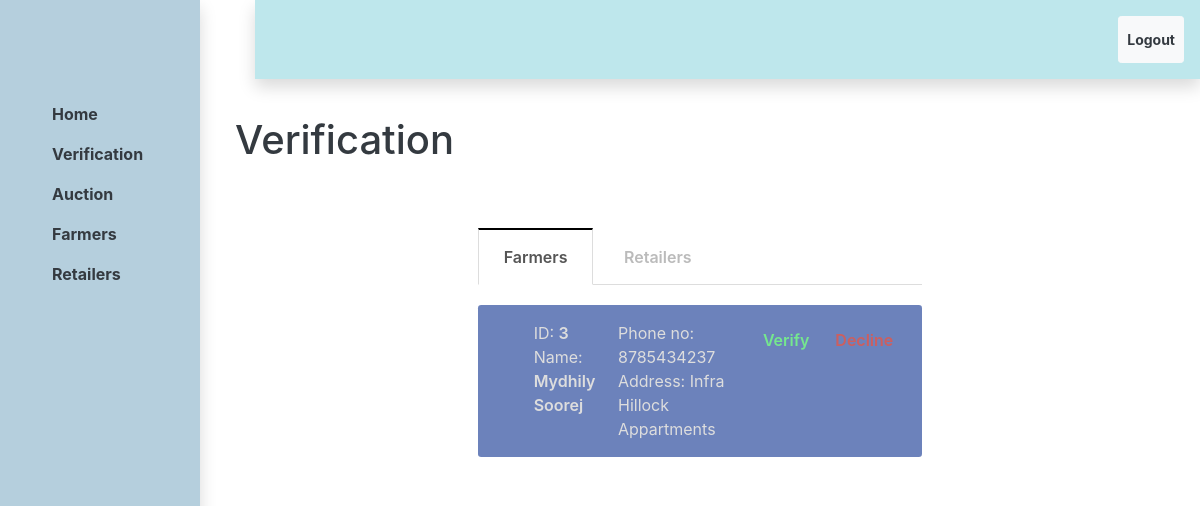
Screenshot of /admin/verify.php (signed in) with the database file from the repository.
### tables this page shows
CREATE TABLE IF NOT EXISTS `farmer` (
  `fid` int(20) NOT NULL AUTO_INCREMENT,
  `fname` varchar(50) NOT NULL,
  `phone` bigint(20) NOT NULL,
  `passwd` varchar(100) NOT NULL,
  `address` varchar(100) NOT NULL,
  `isVerified` tinyint(1) NOT NULL,
  PRIMARY KEY (`fid`)
);

### admin/verify.php (the view, shortened to what this page needs)
<?php
include ("dbconfig.php");
?>
<!DOCTYPE html>
<html lang="en">
<head>
    <link rel="stylesheet" href="https://stackpath.bootstrapcdn.com/bootstrap/4.4.1/css/bootstrap.min.css">
</head>
<body>
    <div class="container-fluid">
    <nav class="navbar navbar-expand-xs navbar-dark fixed-top shadow p-3 mb-5" id="a">
          <ul class="navbar-nav ml-auto">
          <button type="button" class="btn btn-sm btn-light">
                <li class="nav-item">
                        <a href="logout.php" class="nav-link font-weight-bold text-dark">Logout</a>
                </li>
          </button>
          </ul>
      </nav>
    <div class="row min-vh-100 flex-column flex-md-row">
        <aside class="col-12 col-md-2 p-0 flex-shrink-1 shadow p-3" id="c">
            <nav class="navbar navbar-expand  navbar-dark flex-md-column flex-row align-items-start py-2" id="b">
                <div class="collapse navbar-collapse ">
                    <ul class="flex-md-column flex-row navbar-nav w-100 justify-content-between">
                        <li class="nav-item">
                            <a class="nav-link pl-0  font-weight-bold text-dark" href="admin_index.php"> <span class="d-none d-md-inline">Home</span></a>
                        </li>
                        <li class="nav-item">
                            <a class="nav-link pl-0 font-weight-bold text-dark" href="verify.php"> <span class="d-none d-md-inline">Verification</span></a>
                        </li>
                        <li class="nav-item">
                            <a class="nav-link pl-0 font-weight-bold text-dark" href="auction.php"> <span class="d-none d-md-inline">Auction</span></a>
                        </li>
                        <li class="nav-item">
                            <a class="nav-link pl-0 font-weight-bold text-dark active" href="farmers.php"> <span class="d-none d-md-inline">Farmers</span></a>
                        </li>
                        <li class="nav-item">
                            <a class="nav-link pl-0 font-weight-bold text-dark" href="retailers.php"> <span class="d-none d-md-inline">Retailers</span></a>
                        </li>
                    </ul>
                </div>
            </nav>
        </aside>
        <main class="col bg-faded py-3 flex-grow-1">
            <h1 class="text-dark" id="space" style="margin-left:20px;">Verification</h2>
            <div class="row">
                        <div class="col-2"></div>
                            <div class="col-8">
                                <div class="tab-container" style="margin-top:40px">
                                        <label for="tab1">Farmers</label>
                                        <label for="tab2">Retailers</label>
                                        <section id="content1">
                                        <?php
$sql1="SELECT * from farmer where isVerified=0";
$s1=mysqli_query($con,$sql1);
while(($row=mysqli_fetch_array($s1))==TRUE)
{?>
                                            <div class="active-auct">
                                                <ul class="auct-items">
                                                    <li> ID: <span style="font-weight:600;"><?php echo $row[0];?></span></li>
                                                    <li>Name: <span style="font-weight:600;"><?php echo $row[1];?></span></li>
                                                </ul>
                                                <div class="bid-items">
                                                    <li>Phone no: <?php echo $row[2];?></li>
                                                    <li>Address: <?php echo $row[4];?></li>
                                                </div>
                                                <div class="btn cancel-btn"><a href="verify_farmer_action.php?id1=<?php echo $row[0];?>"style="color:#75E78E;font-weight:600;">Verify</a></div>
                                                <div class="btn cancel-btn"><a href="decline_farmer_action.php?id1=<?php echo $row[0];?>"style="color:#CC5F5F;font-weight:600;">Decline</a></div>
                                            </div>
<?php
}
?>
                                        </section>
                                </div>
                        </div>
                        <div class="col-2"></div>
        </main>
    </div>
</div>
</body>

### admin/verify.php (style rules this page uses)
#a { margin-left:255px; background-color:#BEE7EC; }
#b { margin-top:70px; margin-left:20px; color:#000000; }
#c { background-color:#B5CFDD; }
#space { margin-top:100px; }
.tab-container { margin: 0.5em 5em 0.5em; padding: 1em; background: #fff; }
section { display: none; padding: 20px 0 0; border-top: 1px solid #ddd; }
label { display: inline-block; margin: 0 0 -1px; padding: 15px 25px; font-weight: 600; text-align: center; color: #bbb; border: 1px solid transparent; }
label:before { font-weight: normal; margin-right: 10px; }
input:checked + label { color: #555; border: 1px solid #ddd; border-top: 2px solid black; border-bottom: 1px solid #fff; }
#tab1:checked ~ #content1, #tab2:checked ~ #content2 { display: block; }
.active-auct { padding: 1em; background-color:#6C82BB; border-radius: .2em; display: flex; justify-content: space-around; color: #ddd; margin-bottom:5px; }
li { list-style:none; }

### rows the page displays
farmer: fid "3", fname "Mydhily Soorej", phone "8785434237", address "Infra Hillock Appartments"
